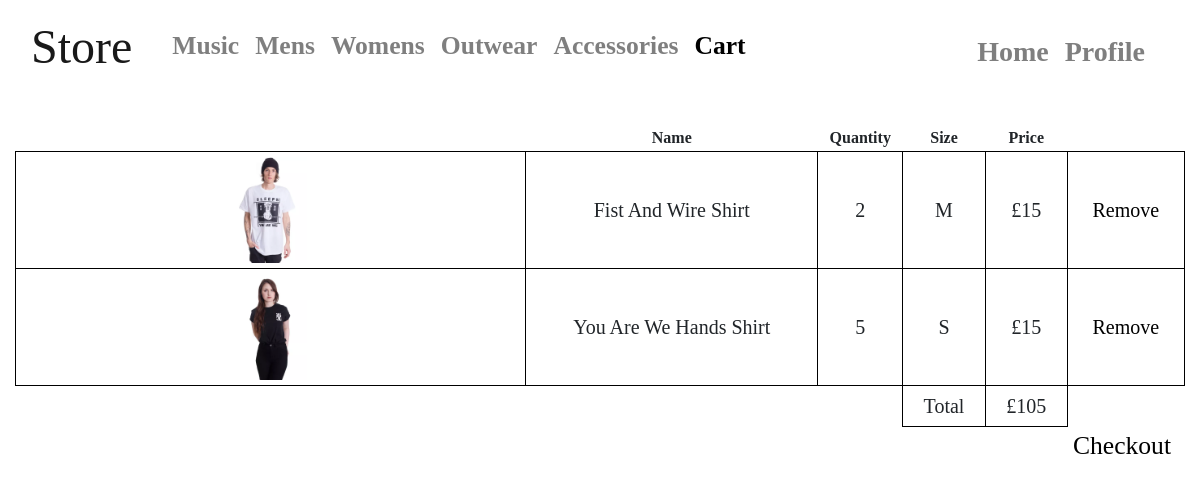
Screenshot of /store/cart (signed in) with the database file from the repository.
### app/models.py (models this page shows, shortened)
class User(UserMixin, db.Model):
    id = db.Column(db.Integer, primary_key=True)
    username = db.Column(db.String(64), index=True, unique=True)
    email = db.Column(db.String(120), index=True, unique=True)
    password_hash = db.Column(db.String(128))
    name = db.Column(db.String(40), index=True)
    address1 = db.Column(db.String(40), index=True)
    address2 = db.Column(db.String(40), index=True)
    towncity = db.Column(db.String(40), index=True)
    postcode = db.Column(db.String(40), index=True)
    accesslevel = db.Column(db.Integer, index=True)
    card = db.Column(db.String)

class Store(db.Model):
    id = db.Column(db.Integer, primary_key=True)
    name = db.Column(db.String(40))
    image = db.Column(db.String(40))
    cat = db.Column(db.String(40))
    price = db.Column(db.Float)
    sale = db.Column(db.Integer)
    back_image = db.Column(db.String)
    cost = db.Column(db.Float)

class cart(db.Model):
    cart_id = db.Column(db.Integer, primary_key=True)
    userid = db.Column(db.Integer)
    itemid = db.Column(db.String)
    quantity = db.Column(db.Integer)
    price = db.Column(db.Integer)
    size = db.Column(db.String)

### app/routes.py (the view)
@app.route("/store/cart", methods=["GET", "POST"])
@login_required
def the_cart():                                            # Shopping Cart HTML Page #
    final_price = 0                                        # Parameters: None #
    for j in cart.query.all():                             # Return: cart.html and passes the User, cart and store databases and the final price
        if current_user.id == j.userid:                    # Purpose: To display the the shopping cart of the logged in user. It also calculates the #
            the_price = int(j.price) * int(j.quantity)     # total price of all that user's items in the cart and passes it into the html file #
            final_price = int(final_price) + int(the_price)
    return render_template("store/cart.html", title="Store-", users=User.query.all(), cart=cart.query.all(), store=Store.query.all(),
                           final_price=final_price)

### app/models.py (called while the page is built)
@login.user_loader
def load_user(the_id):
    return User.query.get(int(the_id))

### app/templates/store/cart.html (shortened to what this page needs)
{% extends "store/layout_store.html" %}
{% block body %}
<div class="text-center" style="font-family: Rockwell">
<br>
{% for i in users %}
    {% if i.id == current_user.id %}
        <table id="tblProduct", width="100%">
        <tr>
           <th>&nbsp;</th>
            <th>Name</th>
            <th>Quantity</th>
            <th>Size</th>
            <th>Price</th>
        </tr>
        {% for j in cart %}
            {% if j.userid == i.id %}
                {% for item in store %}
                    {% if j.itemid == item.id %}
                        <tr>
                            <td><img  src="{{ url_for("static", filename=item.image) }}", width="15%", height="28%"></td>
                            <td>{{ item.name }}</td>
                            <td>{{ j.quantity }}</td>
                            <td>{{ j.size }}</td>
                            <td>£{{ j.price }}</td>
                            <td><a id="word" href="{{ url_for("remove_item_cart", the_cart_id=j.cart_id) }}">Remove</a> </td>
                        </tr>
                    {% endif %}
                {% endfor %}
            {% endif %}
        {% endfor %}
        <tr>
            <th> </th>
            <th> </th>
            <th> </th>
            <td>Total</td>
            <td>£{{ final_price }}</td>
        </tr>
        </table>
    {% endif %}
{% endfor %}
<a id="word" style="float: right; padding-right: 14px; font-size: 160%" href="{{ url_for("delivery") }}">Checkout</a>
</div>
{% endblock %}

### app/templates/store/layout_store.html (shortened to what this page needs)
<!DOCTYPE html>
<html lang="en">
<head>
    <link rel="stylesheet" href="{{ url_for("static", filename="style.css") }}" type="text/css">
</head>
<body>
<div class="container">
    {% include"store/_navbar_store.html" %}
    {% block body %}{% endblock %}
</div>
</body>
</html>

### app/templates/store/_navbar_store.html (shortened to what this page needs)
<nav class="navbar navbar-expand-md navbar-light bg-transparent mb-4">
    <a class="navbar-brand" href="/store" style="font-family: 'Century Gothic'"><h1 style="font-size: 240%">Store</h1></a>
      <div class="collapse navbar-collapse" id="navbarCollapse">
        <ul class="navbar-nav mr-auto">
            <li class="nav-item">
                <a class="nav-link">    </a>
            </li>
            <li class="nav-item">
                <a id="store_music" class="nav-link" href="/store/music"><h1 style="font-size:160%;font-family: 'Century Gothic'"><b>Music</b></h1></a>
          </li>
          <li class="nav-item">
            <a id="store_mens" class="nav-link" href="/store/mens"><h1 style="font-size:160%;font-family: 'Century Gothic'"><b>Mens</b></h1></a>
          </li>
            <li class="nav-item">
                <a id="store_womens" class ="nav-link" href="/store/womens"><h1 style="font-size:160%;font-family: 'Century Gothic'"><b>Womens</b></h1></a>
            </li>
          <li class="nav-item">
              <a id="store_outwear" class="nav-link" href="/store/outwear"><h1 style="font-size:160%;font-family: 'Century Gothic'"><b>Outwear</b></h1></a>
          </li>
          <li class="nav-item">
              <a id="store_accessories" class ="nav-link" href="/store/accessories"><h1 style="font-size:160%;font-family: 'Century Gothic'"><b>Accessories</b></h1></a>
          </li>
            <li class="nav-item">
                <a id="store_cart" class="nav-link" href="/store/cart"><h1 style="font-size: 160%;font-family: 'Century Gothic'"><b>Cart</b></h1></a>
            </li>
        </ul>
          <ul class="navbar navbar-nav navbar-right">
            <li class="nav-item">
                <a class ="nav-link" href="/"><h1 style="font-size:175%;font-family: 'Century Gothic';margin-top: 0.4em"><b>Home</b></h1></a>
            </li>
              {% if current_user.is_anonymous %}
                <li class="nav-item">
                    <a class="nav-link" href="{{ url_for('login') }}"><h1 style="font-size:175%;text-align: right;margin-top: 0.4em; font-family: 'Century Gothic'"><b>Login/SignUp</b></h1></a>
                </li>
            {% else %}
                <li class="nav-item">
                    <a class="nav-link" href="{{ url_for('profile', username=current_user.username) }}"><h1 style="font-size:175%;text-align: right;margin-top: 0.4em;font-family: 'Century Gothic'"><b>Profile</b></h1></a>
                </li>
              {% endif %}
          </ul>
      </div>
    </nav>

### app/templates/store/cart.html (style rules this page uses)
#tblProduct td { padding:5px 10px 5px 10px; border:solid 1px #000000; font-size:20px; }
#word { color: black; text-decoration: none; }
#store_cart { color: black; }

### rows the page displays
User: final_price "105"
cart: quantity "2", size "M", price "15"
Store: image (picture), name "Fist And Wire Shirt"
cart: quantity "5", size "S", price "15"
Store: image (picture), name "You Are We Hands Shirt"
